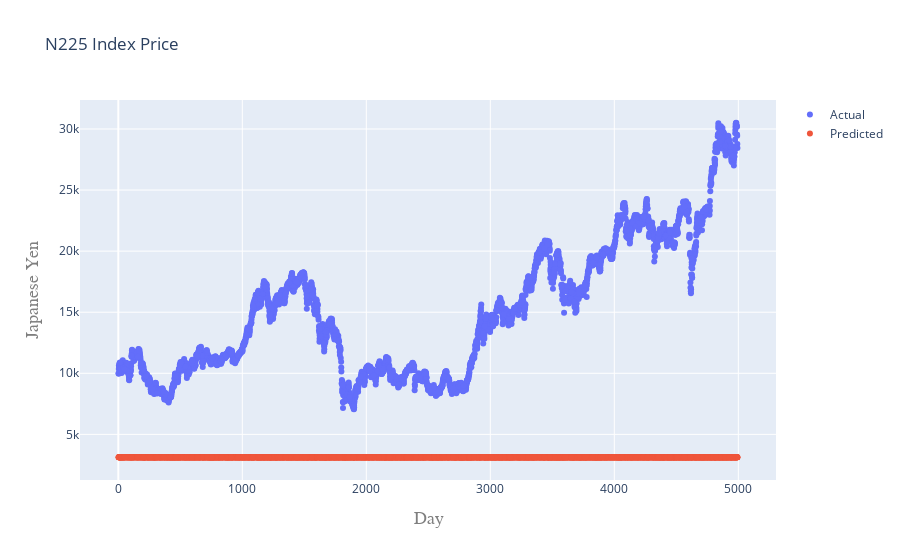

The notebook cell this image was saved under:
### Code cell
# Second Model - Logistic Regression
from sklearn.linear_model import LogisticRegression

#To avoid "continuous" error for Logistic Regression and KNN, convert data
from sklearn import preprocessing
from sklearn import utils
lab_enc = preprocessing.LabelEncoder()
training_scores_encoded = lab_enc.fit_transform(Y_train)

clf = LogisticRegression()
clf.fit(X_train, training_scores_encoded)


#Plot actual and predicted values for train dataset
trace0 = go.Scatter(
    x = X_train.T[0],
    y = Y_train,
    mode = 'markers',
    name = 'Actual'
)
trace1 = go.Scatter(
    x = X_train.T[0],
    y = clf.predict(X_train).T,
    mode = 'markers',
    name = 'Predicted'
)
VTI_data = [trace0,trace1]
layout.xaxis.title.text = 'Day'
plot2 = go.Figure(data=VTI_data, layout=layout)

iplot(plot2)

### Figure 1 — Plotly figure (JSON) as saved in the notebook; plotly's stock layout.template omitted (floating-point values rounded to 4 significant figures; data arrays with more than 128 entries replaced by an {"elided": "..."} marker saying what was removed)
{"data": [{"mode": "markers", "name": "Actual", "type": "scatter", "x": {"elided": "3915 int values"}, "y": {"elided": "3915 float values"}}, {"mode": "markers", "name": "Predicted", "type": "scatter", "x": {"elided": "3915 int values"}, "y": {"elided": "3915 int values"}}], "layout": {"title": {"text": "N225 Index Price"}, "xaxis": {"title": {"font": {"color": "#7f7f7f", "family": "Courier New, monospace", "size": 18}, "text": "Day"}}, "yaxis": {"title": {"font": {"color": "#7f7f7f", "family": "Courier New, monospace", "size": 18}, "text": "Japanese Yen"}}}}
